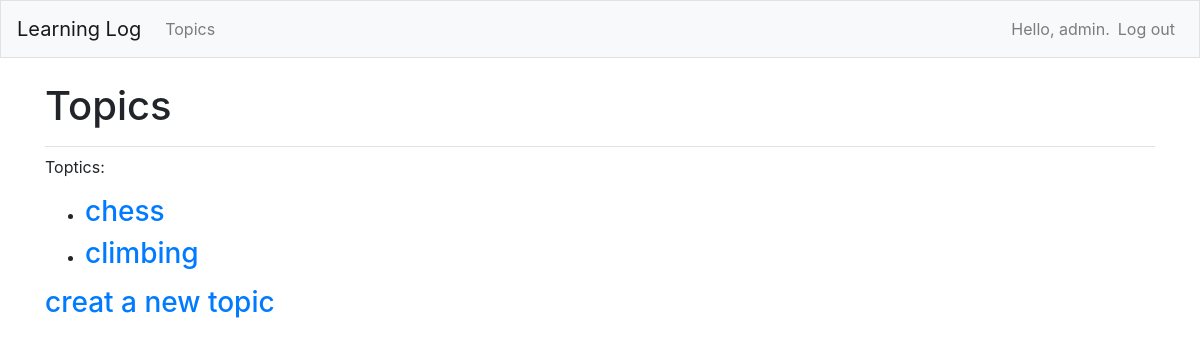
/tiktok/topics/ (signed in), run on an earlier commit of the app's database.
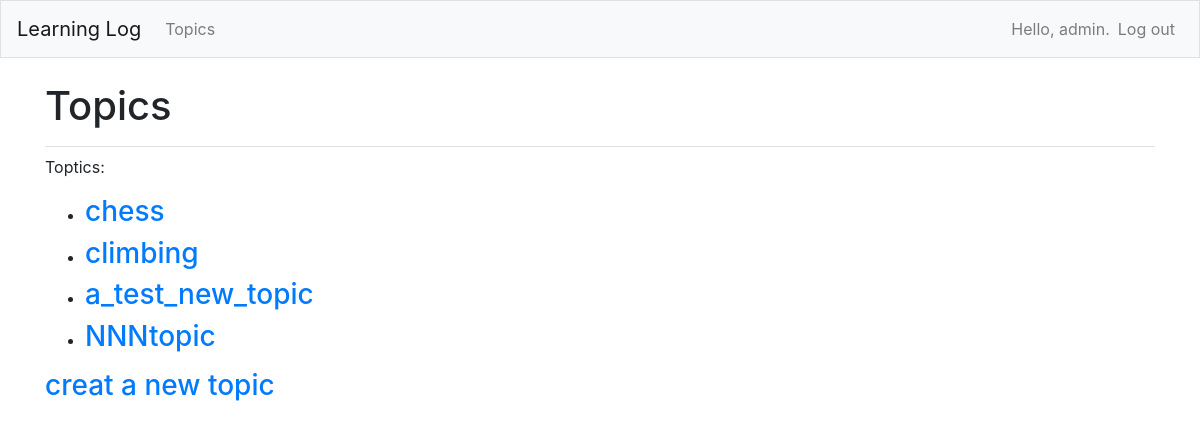
And on a later commit of the database.
### tiktok/models.py (models this page shows)
class Topic(models.Model):
    text=models.CharField(max_length=200)
    date_added=models.DateTimeField(auto_now_add=True)
    owner=models.ForeignKey(User,on_delete=models.CASCADE)
    def __str__(self):
        return self.text

### tiktok/views.py (the view)
# urls.py: path('topics/',views.topics,name='topics'),#显示所有主题
@login_required#已登录才放行
def topics(req):
    topics=Topic.objects.filter(owner=req.user).order_by('date_added')#过滤出指向该用户的topics
    context={'topics':topics}
    return render(req,'sub_tiktok/topics.html',context)

### tiktok/templates/sub_tiktok/topics.html
{%extends "sub_tiktok/base.html"%}
{% block page_header %}
  <h1>Topics</h1>
{% endblock page_header %}
{% block content%}
<p>Toptics:</p>
<ul>
    {%for topic in topics %}
      <li><h3>
        <a href="{%url 'tiktok:topic' topic.id%}">{{topic}}</a>
      </h3></li>
    {%empty%}
      <li><h3>3>no topics have been added yet.</h3></li>
    {%endfor%}
</ul>
<h3><a href="{%url 'tiktok:new_topic'%}">creat a new topic</a></h3>
{% endblock content%}

What changed in the data, as far as the page shows it:
added Topic: text "a_test_new_topic"
added Topic: text "NNNtopic"
